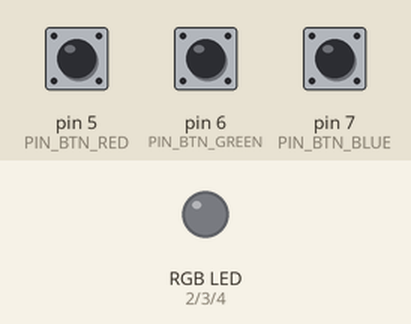
Recording of a program running on a simulated Arduino Nano, built with avr-gcc and run on an emulated ATmega328P. Parts: an RGB LED mixed from three pins (HIGH = lit). The inputs (shaded band) are chosen by the test bench; at power-on: pin 5 (PIN_BTN_RED) LOW, pin 6 (PIN_BTN_GREEN) LOW, pin 7 (PIN_BTN_BLUE) LOW. No radio packets arrive unless stated.

Above: at 1.2 s.
1.3 s: pin 5 (PIN_BTN_RED) pulled HIGH for 0.15 s
At 1.37 s:
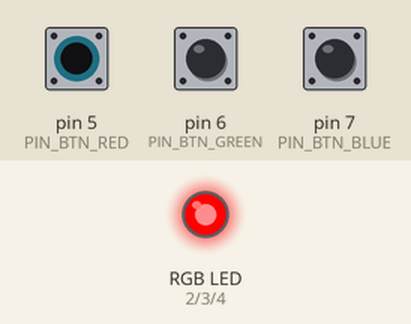
2.9 s: pin 6 (PIN_BTN_GREEN) pulled HIGH for 0.15 s
At 2.97 s:
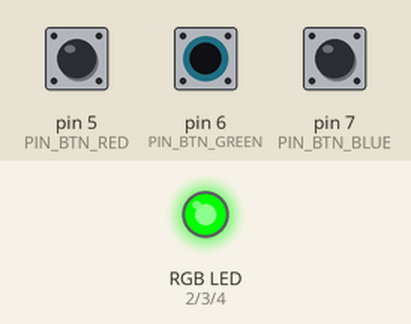
4.5 s: pin 7 (PIN_BTN_BLUE) pulled HIGH for 0.15 s
At 4.57 s:
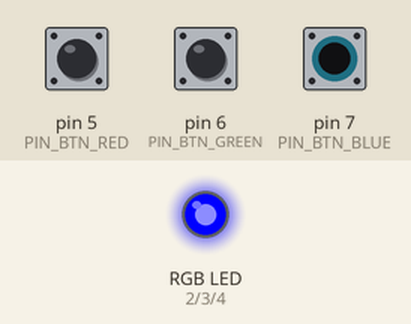
6.1 s: pin 7 (PIN_BTN_BLUE) pulled HIGH for 3.2 s
At 10.1 s:
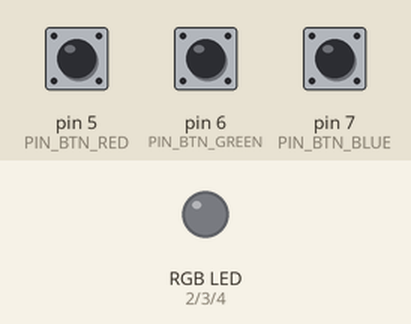
10.8 s: pin 5 (PIN_BTN_RED) pulled HIGH for 3.2 s
At 11.2 s:
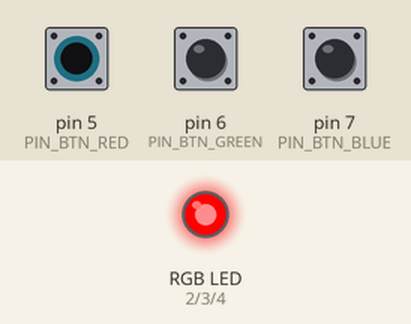
15.5 s: pin 5 (PIN_BTN_RED) driven HIGH and pin 6 (PIN_BTN_GREEN) driven HIGH
At 16.0 s:
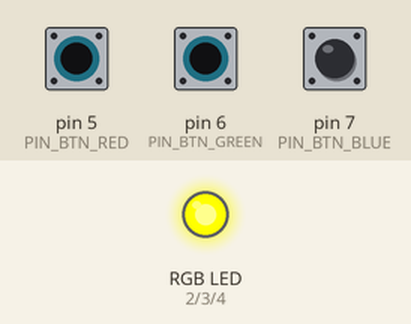
Timing chart, 0 to 18.0 s (numbered marks = the images above; inputs shaded):
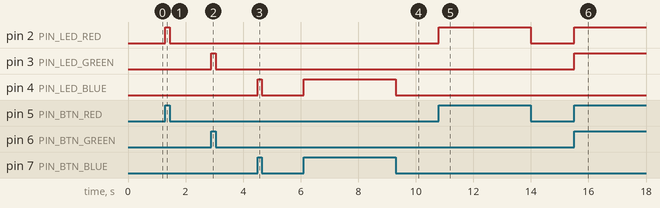

Measured:
- after the input at 1.3 s, pin 2 (PIN_LED_RED): LOW → HIGH at once, → LOW 0.15 s later
- after the input at 2.9 s, pin 3 (PIN_LED_GREEN): LOW → HIGH at once, → LOW 0.15 s later
- after the input at 4.5 s, pin 4 (PIN_LED_BLUE): LOW → HIGH at once, → LOW 0.15 s later
- after the input at 6.1 s, pin 4 (PIN_LED_BLUE): LOW → HIGH at once, → LOW 3.2 s later
- after the input at 10.8 s, pin 2 (PIN_LED_RED): LOW → HIGH at once, → LOW 3.2 s later
- after the input at 15.5 s, pin 2 (PIN_LED_RED), pin 3 (PIN_LED_GREEN): LOW → HIGH at once

The program:

main.cpp
```cpp
#include <Arduino.h>

#include <SPI.h>
#include <RF24.h>

#define PIN_LED_RED     2   // D2
#define PIN_LED_GREEN   3   // D3
#define PIN_LED_BLUE    4   // D4
#define PIN_BTN_RED     5   // D5
#define PIN_BTN_GREEN   6   // D6
#define PIN_BTN_BLUE    7   // D7

#define PIN_RF_CE       9   // D9 = Chip Enable (CE) for nRF24L01+
#define PIN_RF_CS       10  // D10 = Chip Select (CS) for nRF24L01+

#define CHANNEL_READ    987654321
#define CHANNEL_WRITE   123456789

/*
  RGBState
  We will Transmit and Receive this State data.
*/
struct RGBState {
  bool Red;   // True if the Red button is Down
  bool Green; // True if the Green button is Down
  bool Blue;  // True if the Blue button is Down
};

RGBState currentState;
RF24 radio(PIN_RF_CE, PIN_RF_CS);
bool radioReady = false;

void setup() {
  // Initialise Serial first
  Serial.begin(115200);

  // Pin modes
  pinMode(PIN_LED_RED, OUTPUT);
  pinMode(PIN_LED_GREEN, OUTPUT);
  pinMode(PIN_LED_BLUE, OUTPUT);
  pinMode(PIN_BTN_RED, INPUT);
  pinMode(PIN_BTN_GREEN, INPUT);
  pinMode(PIN_BTN_BLUE, INPUT);

  // Configure the Radio
  int failCount = 0;

  while (!radioReady && failCount < 10) {
    radioReady = radio.begin();
    if (!radioReady) {
      failCount++;
      Serial.print("Radio Initialisation Failed ");
      Serial.print(failCount);
      Serial.println(" times.");
    }
  }

  if (!radioReady) {
    Serial.println("Radio could not be initialised!");
    return;
  }

  radio.setDataRate(RF24_2MBPS); // Maximum Bandwidth
  radio.setPALevel(RF24_PA_MAX); // Maximum Range

  radio.setPayloadSize(sizeof(RGBState)); // Size of the Data we will Transmit
  radio.setAutoAck(true); // Allows us to check if the Transmission Succeeded

  // We technically don't need to open a Reading Pipe for a Transmit-Only Device!
  radio.openReadingPipe(1, CHANNEL_READ); // For Incoming Data
  // We need to open the Writing Pipe in order to Transmit data
  radio.openWritingPipe(CHANNEL_WRITE); // For Outgoing Data
}

inline void sendState() {
  if (!radio.write(&currentState, sizeof(RGBState))) {
    Serial.println("Transmission failed!"); // We output errors to Serial.
  }
}

void loop() {
  if (!radioReady) {
    digitalWrite(PIN_LED_RED, HIGH); // Turn the Red LED on to show failure
    return; // We cannot continue if the Radio isn't working!
  }

  // We need a LOCAL State so we can Compare later!
  RGBState newState;

  // Let's populate the LOCAL State
  newState.Red = digitalRead(PIN_BTN_RED);
  newState.Green = digitalRead(PIN_BTN_GREEN);
  newState.Blue = digitalRead(PIN_BTN_BLUE);

  // Now we see if anything changed
  if (
    newState.Red != currentState.Red ||
    newState.Green != currentState.Green ||
    newState.Blue != currentState.Blue
  ) {
    // Update the Current State
    currentState = newState;
    // Show the State on the Controller's LEDs
    digitalWrite(PIN_LED_RED, currentState.Red);
    digitalWrite(PIN_LED_GREEN, currentState.Green);
    digitalWrite(PIN_LED_BLUE, currentState.Blue);

    sendState(); // Send the State to all Receivers
  }
}
```
